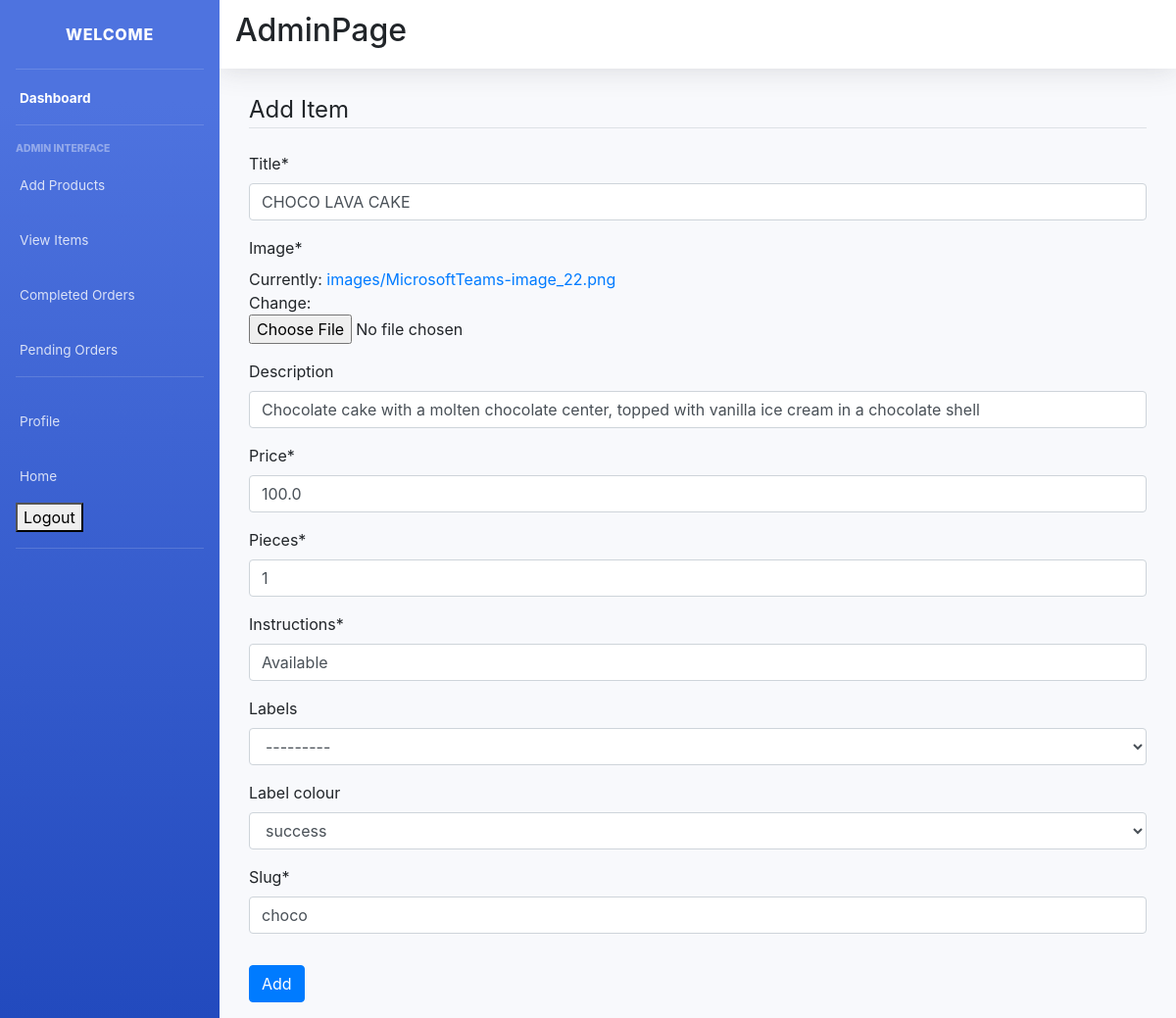
The app's page /item-update/choco/ (signed in) with its own data.
### main/models.py (models this page shows, shortened)
class Item(models.Model):
    LABELS = (
        ('Best Selling Foods', 'Best Selling Foods'),
        ('New Food', 'New Food'),
        ('Spicy Foods🔥', 'Spicy Foods🔥'),
    )
    LABEL_COLOUR = (
        ('danger', 'danger'),
        ('success', 'success'),
        ('primary', 'primary'),
        ('info', 'info'),
        ('warning', 'warning'),
    )
    title = models.CharField(max_length=150)
    description = models.CharField(max_length=250,blank=True)
    price = models.FloatField()
    pieces = models.IntegerField(default=6)
    instructions = models.CharField(max_length=250,default="Available")
    image = models.ImageField(default='default.png', upload_to='images/')
    labels = models.CharField(max_length=25, choices=LABELS, blank=True)
    label_colour = models.CharField(max_length=15, choices=LABEL_COLOUR, blank=True)
    slug = models.SlugField(default="foods")
    created_by = models.ForeignKey(User, on_delete=models.CASCADE)

### main/views.py (the view, shortened to what this page needs)
# urls.py: path('item-update/<slug>/', ItemUpdateView.as_view(), name='item-update'),
class ItemUpdateView(LoginRequiredMixin, UserPassesTestMixin, UpdateView):
    model = Item
    fields = ['title', 'image', 'description', 'price', 'pieces', 'instructions', 'labels', 'label_colour', 'slug']
    def test_func(self):
        item = self.get_object()
        if self.request.user == item.created_by:
            return True
        return False

### main/templates/main/item_form.html (shortened to what this page needs)
{% extends "main/layout2.html" %}
{% load crispy_forms_tags %}
{% block content %}
<div class="form">
    <div class="container">
        <div class="row">
            <div class="col-sm-12">
                <form method="POST" enctype="multipart/form-data">
                    <fieldset class="form-group">
                        <legend class="border-bottom mb-4">Add Item</legend>
                        {{ form|crispy }}
                    </fieldset>
                    <div class="form-group">
                        <button class="btn btn-primary" type="submit">Add</button>
                    </div>
                </form>
            </div>
        </div>
    </div>
</div>
{% endblock content %}

### records on screen
Item: title "CHOCO LAVA CAKE", description "Chocolate cake with a molten chocolate center, topped with vanilla ice cream in a chocolate shell", price "100.0", pieces "1", instructions "Available", labels "---------", label_colour "success", slug "choco"
